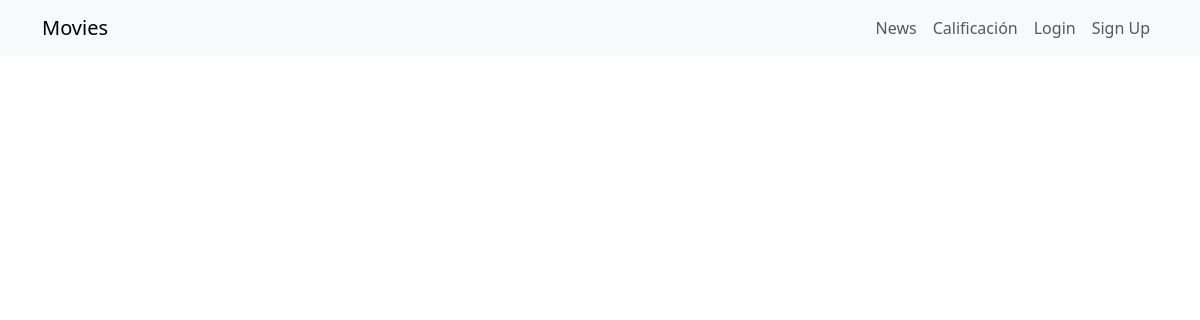
Before: /news/ with the older database file.
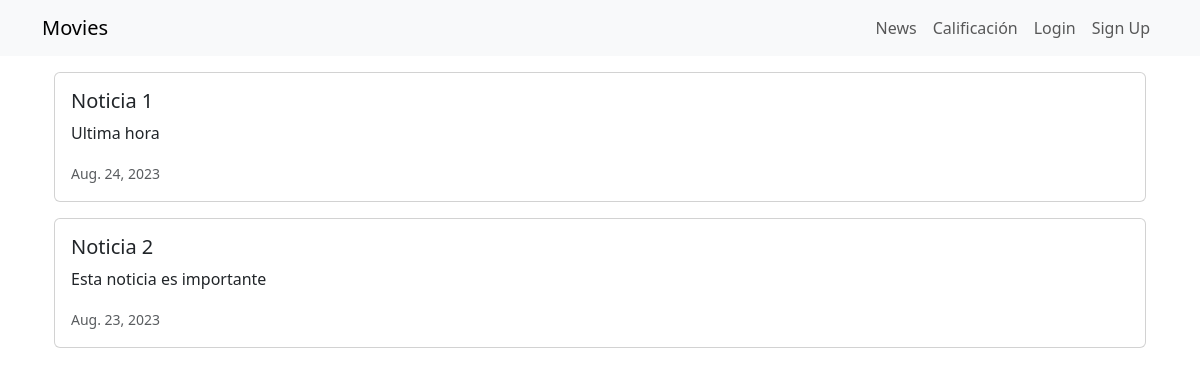
After: the same page with the newer database file.
### news/models.py (models this page shows, shortened)
class News(models.Model):
    headline = models.CharField(max_length=200)
    body = models.TextField()
    date = models.DateField()

### news/views.py (the view)
# urls.py: path('news/', include('news.urls')),
def news(request):
    newss = News.objects.all().order_by('-date')
    return render(request, 'news.html', {'newss':newss})

### news/templates/news.html (shortened to what this page needs)
<!doctype html>
<html lang="en">
<head>
    <link href="https://cdn.jsdelivr.net/npm/bootstrap@5.3.0-alpha2/dist/css/bootstrap.min.css" rel="stylesheet">
</head>
<body>
    {% extends 'base.html' %}
    {% block content %}
    <div class="container">
        {% for news in newss %}
        <div class="card mb-3">
            <div class="row g-0">
                <div>
                    <div class="card-body">
                        <h5 class="card-title">{{ news.headline }}</h5>
                        <p class="card-text">{{ news.body }}</p>
                        <p class="card-text"><small class="text-muted">
                            {{ news.date }}
                        </small></p>
                    </div>
                </div>
            </div>
        </div>
        {% endfor %}
    </div>
    {% endblock content %}

Changed rows visible on the page:
added News: headline "Noticia 1", body "Ultima hora", date "Aug. 24, 2023"
added News: headline "Noticia 2", body "Esta noticia es importante", date "Aug. 23, 2023"
